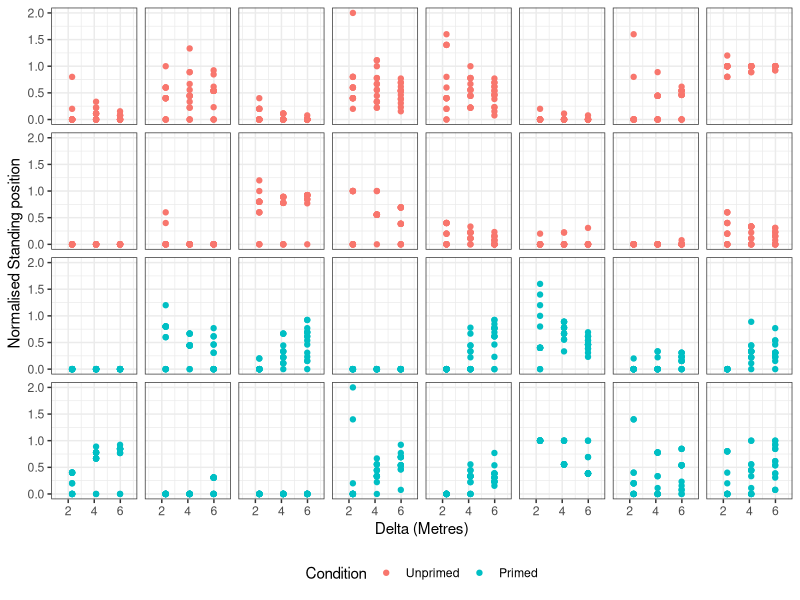
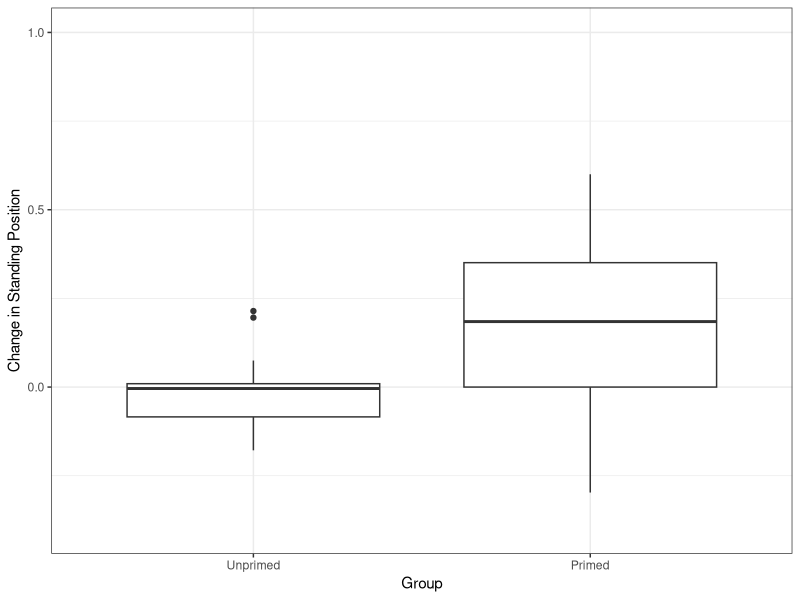
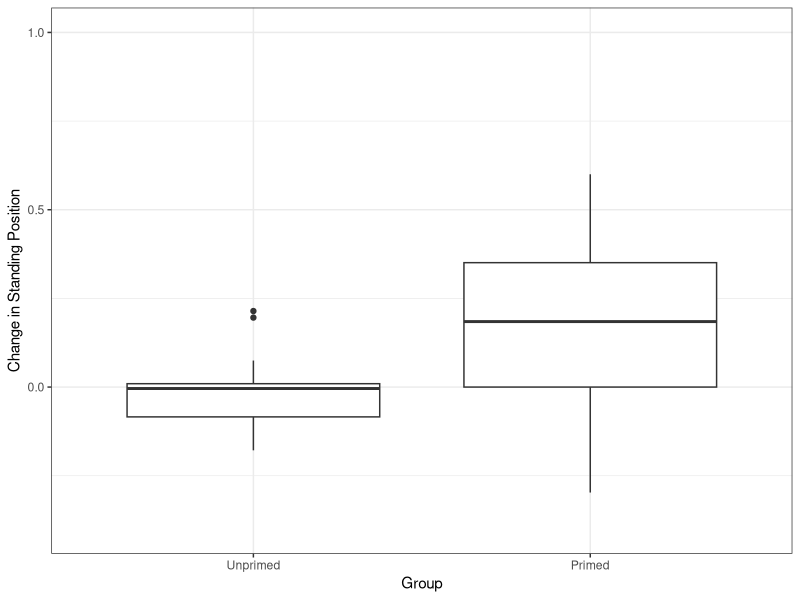

These figures' R source, in order: (Note: this script raises an error after producing the figures.)
#### This script is for double blind experiment ####
# has data for the reaching and throwing task for each paritipant
# No need to worry about switch points for this data
# They either did a nothing or the reaching task before the throwing task 

#### Notes ####
# for Order: 0 = unprimed. 1 = primed 
# Position is centred on 0 

#### libraries ####
library(tidyverse)

#### Any functions ####

#### Constants ####
slab_size <- 0.46

#### load in Data ####
df <- read.csv("data/results.csv")

# make participant a factor 
df$Participant <- as.factor(df$Participant)

# sort out levels for Order 
df$Order <- as.factor(df$Order)
levels(df$Order) <- c("Unprimed", "Primed")

# Normalise position 
df$Participant.pos <- abs(df$Participant.pos/df$Hoop.dist)

#### make plots ####
plt <- ggplot(df, aes(Hoop.dist*slab_size, Participant.pos,
                      colour = Order))
plt <- plt + geom_point()
plt <- plt + theme_bw()
plt <- plt + facet_wrap(~Order + Participant, ncol = 8)
plt <- plt + theme(strip.background = element_blank(),
                   strip.text.x = element_blank())
plt <- plt + scale_x_continuous(limits = c(1,7))
plt <- plt + theme(legend.position = "bottom")
plt$labels$x = "Delta (Metres)"
plt$labels$y = "Normalised Standing position"
plt$labels$colour = "Condition"
plt

#NB: unprimed comes first

# save this 
# ggsave("scratch/plots/double_blind.png")
  
#### Analyses ####
#### Analyses: t.tests... ugh ####
# first just a simple t.test of position 
t_test_dat <- df[df$Hoop.dist == 13 | df$Hoop.dist == 5,]

# try just large hoops 
large <- t_test_dat[t_test_dat$Hoop.dist == "13",]
small <- t_test_dat[t_test_dat$Hoop.dist == "5",]

# now do the t.test
# large
t.test(large$Participant.pos ~ large$Order)

# small 
t.test(small$Participant.pos ~ small$Order)

# try lm?
anova(lm(Participant.pos ~ Hoop.dist + Order,
         data = t_test_dat))

# try difference value 
small <- select(small,
                Participant, 
                Order, 
                Hoop.dist, 
                Participant.pos)

colnames(small) <-  c("Participant",
                      "Order",
                      "Close_hoop",
                      "Participant.Pos")

small <- small %>%
  group_by(Participant, Order, Close_hoop) %>%
  summarise(avg_pos_close = mean(Participant.Pos))

large <- select(large,
                Participant, 
                Order, 
                Hoop.dist, 
                Participant.pos)

colnames(large) <-  c("Participant",
                      "Order",
                      "Far_hoop",
                      "Participant.Pos")

large <- large %>%
  group_by(Participant, Order, Far_hoop) %>%
  summarise(avg_pos_far = mean(Participant.Pos))


# This is what Mellissa did 
Both <- merge(small, large)
Both$Difference <- Both$avg_pos_far - Both$avg_pos_close

# tidy 
rm(small, large)

t.test(Both$Difference ~ Both$Order)
# gives the same results as mellisa

#### remake box_plots with this data ####
# make plot 
plt <- ggplot(Both, aes(Order, Difference))
plt <- plt + geom_boxplot()
plt <- plt + theme_bw()
plt <- plt + scale_y_continuous(limits = c(-0.4, 1))
plt$labels$y <- "Change in Standing Position"
plt$labels$x <- "Group"
plt

# save 
ggsave("scratch/plots/box_plot.png")

#### Analyses: glm? ####
# might need to remove points above 1 if we want to do this properly?
glm_dat <- df[df$Participant.pos <= 1,]

# run first model with just hoop distance
# NB: CAREFUL, check how to incorporate continuous variables
# - Also want to include random effects but it doesn't like it
m1 <- glm(Participant.pos ~ Hoop.dist, 
          data = glm_dat, family = binomial())

# now add in order
m1.1 <- glm(Participant.pos ~ Hoop.dist + Order, 
            data = glm_dat, family = binomial())

# Try using glmer as well to get random effects 
m2 <- glmer(Participant.pos ~ Hoop.dist + (1|Participant),
            data = glm_dat, family = binomial())




